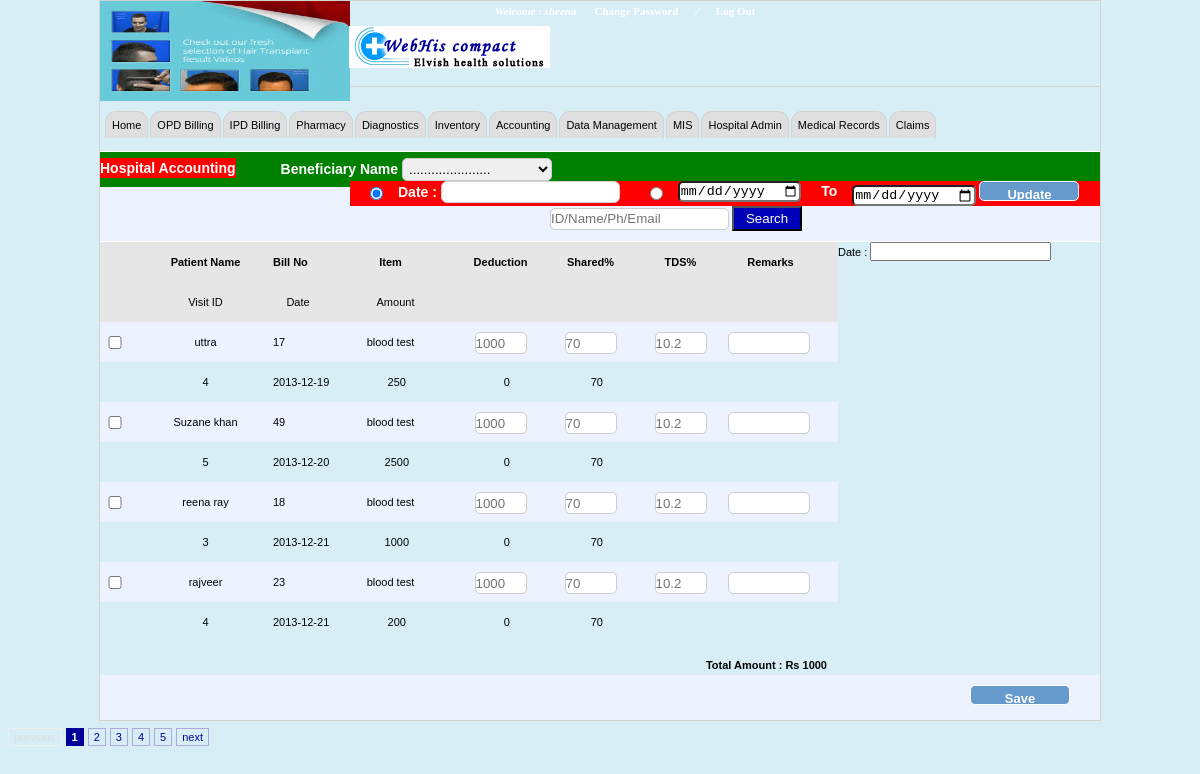
Page /beneficary-payment2.php (signed in) on the committed database.
### tables this page shows
CREATE TABLE IF NOT EXISTS `hospitals_info` (
  `hospital_name` varchar(40) NOT NULL,
  `hospital_add` varchar(40) NOT NULL,
  `hospital_email` varchar(40) NOT NULL,
  `hospital_helpline` int(40) NOT NULL,
  `hospital_fax` int(40) NOT NULL,
  `reception_no` varchar(100) NOT NULL,
  `ambulance_no` varchar(100) NOT NULL,
  `emergency_no` varchar(100) NOT NULL,
  `logo_path` varchar(200) NOT NULL,
  `img_path` varchar(200) NOT NULL
);

CREATE TABLE IF NOT EXISTS `beneficairy_payment` (
  `bp_id` int(11) NOT NULL AUTO_INCREMENT,
  `visit_id` int(11) NOT NULL,
  `patient_name` varchar(100) NOT NULL,
  `bill_id` int(11) NOT NULL,
  `procedure_name` varchar(100) NOT NULL,
  `proc_id` int(11) NOT NULL,
  `doctor_incharge` varchar(100) NOT NULL,
  `amount` bigint(20) NOT NULL,
  `date` date NOT NULL,
  `deduction` double NOT NULL,
  `share` double NOT NULL,
  `tds` double NOT NULL,
  `doc_amount` int(200) NOT NULL,
  `remarks` varchar(100) NOT NULL,
  `check` varchar(12) NOT NULL,
  `verified` varchar(12) NOT NULL,
  PRIMARY KEY (`bp_id`)
);

### beneficary-payment2.php (the view, shortened to what this page needs)
<!DOCTYPE html PUBLIC "-//W3C//DTD XHTML 1.0 Transitional//EN" "http://www.w3.org/TR/xhtml1/DTD/xhtml1-transitional.dtd">
<html xmlns="http://www.w3.org/1999/xhtml">
	<head>
	<link rel="stylesheet" type="text/css" href="style_by.css" />
    <link rel="stylesheet" type="text/css" href="tab-code.css" />
	<link rel="stylesheet" href="/resources/demos/style.css" />
	<link rel="stylesheet" type="text/css" href="paging/style_by.css"/>
	<link rel="stylesheet" type="text/css" href="paging/tab-code.css" />
	<link rel="stylesheet" href="paging/paging.css" type="text/css" />
	<link rel="stylesheet" href="includeBeneficary/searchStyle.css" type="text/css">
    <link rel="stylesheet" type="text/css" media="screen" href="jquey-ui.css">
  	</head>
<body>
<div id="container">
<?php
include("head.php");
include("menu1.php");
?>
		<div id="opd_bill" style="height:23px; background:green">
  		<div class="f_l m_r" style="background:red">Hospital Accounting</div>
		<div class="f_l">
		<span style="margin-left:5px;">Beneficiary Name</span>
            <span>
            	<select id="select_size">
                      <option value="volvo">......................</option>
				</select>
            </span>
		</div>
        <div class="r_ht" style="background:red; width:750px;">
        <div class="todate_w f_l">
       	  <input type="radio" name="date" checked="checked" style="margin:6px 15px 0px 20px;" />
        </div>
        <div class="f_l">
				<label for="startDate">Date :</label>
			    <input name="startDate" id="startDate" class="date-picker" style=" border-radius:6px; height:20px; border:1px solid lightgray;" />
		</div>
        <div class="todate_w f_l" style="margin-left:30px;"><input type="radio" name="date" style="margin:6px 15px 0px 0px;" /></div>
        <div class="f_l"><input type="date" /></div>
        <div class="todate_w f_l" style="margin:0px 15px 0px 20px;">To</div>
        <div class="" style="margin-right:5px;"><input type="date" />
		<input type="button" value="Update" class="btn" /></div>
        </div>
   </div>
      <div class="right_top bg_head" style="border-bottom:1px solid #FFF">
        <span style="margin-left:440px;"><input type="text" name="search" placeholder="ID/Name/Ph/Email" /></span>
                <span><input type="button" name="search" value="Search"  style="background:#0000B9; color:#FFF; padding:3px;  width:70px;" /></span>
       </div>
		<label for="startDate">Date :</label>
			    <input name="startDate" id="startDate" class="date-picker" />
      		<?php
		if(isset($_POST['update'])){
		 $months=$_POST['months'];
	 $docName=$_POST['docName'];
	 $startDate=$_POST['startDate'];
	 $EndDate=$_POST['EndDate'];
	  $query = "SELECT COUNT(*) as num FROM beneficairy_payment where doctor_incharge='$docName'";
    $total_pages = mysql_fetch_array(mysql_query($query));
    $total_pages = $total_pages['num'];
	$page=$_GET['page'];
    $limit = 4;
    if($page)
        $start = ($page - 1) * $limit;
    else
        $start = 0;
    $query = "SELECT * FROM beneficairy_payment where doctor_incharge='$docName' LIMIT $start,$limit";
    $benQuery = mysql_query($query);
	include("paging/paging.php");
	 }
	else if($_POST['search'])
	 {
	 $name=$_POST['name'];
	 $query = "SELECT * FROM beneficairy_payment where patient_name='$name'";
	 $benQuery = mysql_query($query);
	 }
	 else{
	  $query = "SELECT COUNT(*) as num FROM beneficairy_payment";
    $total_pages = mysql_fetch_array(mysql_query($query));
    $total_pages = $total_pages['num'];
	$page=$_GET['page'];
    $limit = 4;
    if($page)
        $start = ($page - 1) * $limit;
    else
        $start = 0;
    $query = "SELECT * FROM beneficairy_payment LIMIT $start,$limit";
    $benQuery = mysql_query($query);
	 include("paging/paging.php");
	 }
		?>
    <div style="float:left; width:738px;">
      <div style="float:left; width:100%;">
      	<div style="background:#E6E6E6;  height:30px; padding-top:10px;">
          <div class="l_ft" style="padding-top:4px; width:38px;">&nbsp;</div>
          		<div class="l_ft bill_width_receive1"><strong>Patient Name</strong></div>
                <div class="l_ft" style="width:50px;"><strong>Bill No</strong></div>
                <div class="l_ft bill_width_receive1"><strong>Item</strong></div>
                <div class="l_ft be_margin"><strong>Deduction</strong></div>
                <div class="l_ft be_margin"><strong>Shared% </strong></div>
                <div class="l_ft be_margin"><strong>TDS%</strong></div>
                <div class="l_ft be_margin"><strong>Remarks</strong></div>
           </div>
           		<div style=" height:30px; padding-top:10px; background:#E6E6E6;">
					<div class="l_ft" style="padding-top:4px; width:38px;">&nbsp;</div>
                    <div class="l_ft bill_width_receive1">Visit ID</div>
                    <div class="l_ft be_margin" style="width:50px;">Date</div>
                     <div class="l_ft bill_width_receive1">Amount </div>
                 </div>
           <form method="post" action="">
<?php
		  while($benValues=mysql_fetch_array($benQuery)){
		  ?>
             <div style="background:url(ccc.png); height:30px; padding-top:10px;">
             	<div class="l_ft" style="padding-top:4px; width:38px;"><input type="checkbox" name="chk[]" value="<?php echo $benValues['bp_id'];?>" style="width:30px;" /></div>
                <div class="l_ft bill_width_receive1"><?php echo $benValues['patient_name']; ?></div>
                <div class="l_ft" style="width:50px;"><?php echo $benValues['bill_id']; ?></div>
                <div class="l_ft bill_width_receive1"><?php echo $benValues['procedure_name']; ?></div>
                <div class="l_ft be_margin"><input type="text" name="deduction<?php echo $benValues['bp_id'];?>" placeholder="1000"  style="width:50px;"  /></div>
                <div class="l_ft be_margin"><input type="text" name="shared<?php echo $benValues['bp_id'];?>"  placeholder="70" style="width:50px;"   /></div>
                <div class="l_ft be_margin"><input type="text" name="tds<?php echo $benValues['bp_id'];?>" placeholder="10.2" style="width:50px;"  /></div>
                <div class="l_ft be_margin" style="width:80px;"><input type="text" name="remarks<?php echo $benValues['bp_id'];?>" style="width:80px;"  /></div>
             </div>
             <div style=" height:30px; padding-top:10px;">
             	<div class="l_ft" style="width:38px;">&nbsp;</div>
                <div class="l_ft bill_width_receive1"><?php echo $benValues['visit_id']; ?></div>
                <div class="l_ft p_w"><?php echo $benValues['date']; ?></div>
                <div class="l_ft bill_width_receive1"><?php echo $benValues['amount']; ?></div>
                <div class="l_ft be_margin">0</div>
                <div class="l_ft be_margin">70</div>
             </div>
             <?php } ?>
             <div class="pagination">
             	<div class="l_ft bill_width_name">
              </div>
              <div class="r_ht bill_width_name">
              	<div style=" text-align:right; margin-right:5px;"><strong>Total Amount : Rs 1000</strong></div>
              </div>
             </div>
           </div>
      </div>
          <div class="fill_data">
        <div id="bil_id" style="width:800px">
          </div>
        <div id="save_clear"> <span>
         <a href="#"> <input type="submit" name="save" value="Save" class="btn" /></a>
          </span>  </div>
      </div>
        </div>
 <?=$pagination?>
</body>
</html>

### head.php (shortened to what this page needs)
<?php
$name=$_SESSION['uname'];
?>
<body>
<div id="header">
    	<div id="logo_side">
        	<?php
				$data=mysql_query("select * from hospitals_info");
				$info=mysql_fetch_array($data);
                                echo '<img src="'.$info['logo_path'].'" height="100"/>';
                                ?>
        </div>
        	<div class="welcome">
            	<span>Welcome : </span>
            <span><strong><?php echo $name;?></strong></span>
            <span id="sign">
            	<a href="#">Change Password </a>
                <a href="head.php?event=logout">Log Out</a>
             </span>
            </div>
        <div id="sign_in_up">
             <div id="power_by"><img src="logo2.png" align="right"/></div>
        </div>
    </div>

### style_by.css (style rules this page uses)
body { margin:0; padding:0; font-size:80.5%; font-family:Arial,'Lucida sans unicode'; line-height:20px; text-align:left; width:100%; color:#000305; }
* { margin:0px; padding:0px; }
a { text-decoration:none; }
div, table, h1, h2, h3, h4, h5, h6, span, tr, td, img, form { margin:0px; padding:0px; border:none; }
.l_ft { float:left; }
.l_ft input { width:139px; }
.r_ht { float:right; }
#container { margin:0px auto; padding:0px; width:1000px; border:1px solid lightgray; }
#container #header { height:85px; width:1000px; margin:0 auto; border-bottom:1px solid lightgray; }
#container #header #logo_side { width:25%; float:left; }
.welcome { float:left; width:55%; text-align:center; }
#container #header #logo_side img { width:100%; }
#container #header #sign_in_up { width:20%; float:left; margin-top:0.5%; }
#opd_bill { background:url(bg_top.png) repeat; color:#FFF; font-size:14px; font-weight:700; width:1000px; padding:6px 0px; border-top:1px solid #FFF; margin:0 auto; }
select#select_size { width:150px; }
.fill_data { background:url(ccc.png) repeat; padding:10px 0px 5px 5px; height:30px; }
.fill_data #bil_id { float:left; width:400px; }
.fill_data #save_clear { float:right; margin-right:30px; }
.btn { background:#6699cc; color:#FFFFFF !important; font-size:13px; padding:5px; cursor:pointer; border:1px solid #FFF; border-radius:5px; font-weight:700; }
.right_top { background:url(ccc.png) repeat; padding:10px; }
.f_l { float:left; }
.m_r { margin-right:40px; }
input[type="date"] { border-radius:5px; }
.bill_width_name { width:300px; padding-top:7px; text-align:left }
.bill_width_receive1 { width:135px; text-align:center; }
.be_margin { margin-right:5px; width:85px; text-align:center; }
select { padding:2px; border-radius:5px; border:1px solid #CCCCCC; }
input[type="text"] { height:20px; border:1px solid #CCC; border-radius:5px; }

### Lab-system/css/style.css (style rules this page uses)
body { margin:0; padding:0; width:100%; color:#343537; font:normal 13px/1.5em "Liberation sans", Arial, Helvetica, sans-serif; background:rgba(142, 207, 233, 0.35); }
html, .main { padding:0; margin:0; }
a { color:#3183bf; text-decoration:underline; }
.header, .content, .menu_nav, .fbg, .footer, form, ol, ol li, ul, .content .mainbar, .content .sidebar { margin:0; padding:0; }
.welcome { float:right; text-align:center; width:300px; color:#FFF; margin-right:20px; margin-top:0px; }
.welcome span { font-family:Georgia, "Times New Roman", Times, serif; font-weight:700; font-style:oblique; }
.welcome span a { font-style:normal; margin-left:15px; color:#FFF; }
.btn { background:#39F; width:100px;height:20px; border-radius:10px; -webkit-border-radius:10px; -moz-border-radius:10px; -ms-border-radius:10px; }
a { outline:none; }

### paging/paging.css (style rules this page uses)
div.pagination { padding: 3px; margin: 3px; }

### includeBeneficary/searchStyle.css (style rules this page uses)
body { font-family:Arial, Helvetica, sans-serif; font-size:11px; color:000; }

### rows in the picture
hospitals_info: logo_path (picture)
beneficairy_payment: patient_name "uttra", bill "17", procedure_name "blood test", bp_id "1000", tds1 "10.2", visit "4", date "2013-12-19", amount "250"
beneficairy_payment: patient_name "Suzane khan", bill "49", procedure_name "blood test", bp_id "10.2", visit "5", date "2013-12-20", amount "2500"
beneficairy_payment: patient_name "reena ray", bill "18", procedure_name "blood test", bp_id "70", visit "3", date "2013-12-21", amount "1000"
beneficairy_payment: patient_name "rajveer", bill "23", procedure_name "blood test", visit "4", date "2013-12-21", amount "200"

### other values in the picture
$name "sheena"
